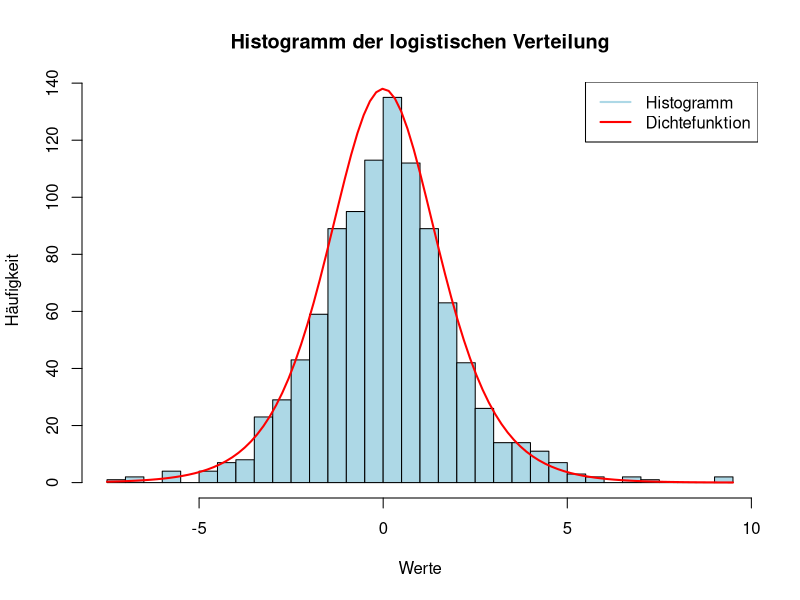
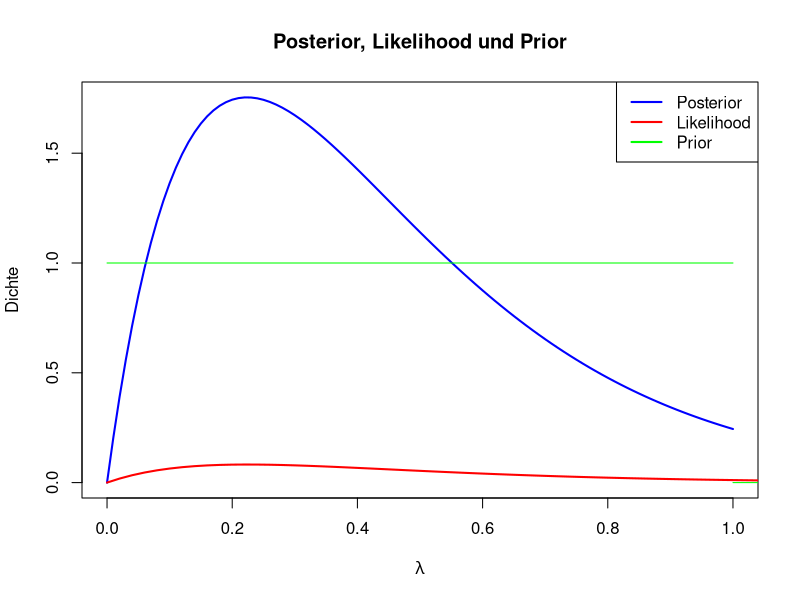
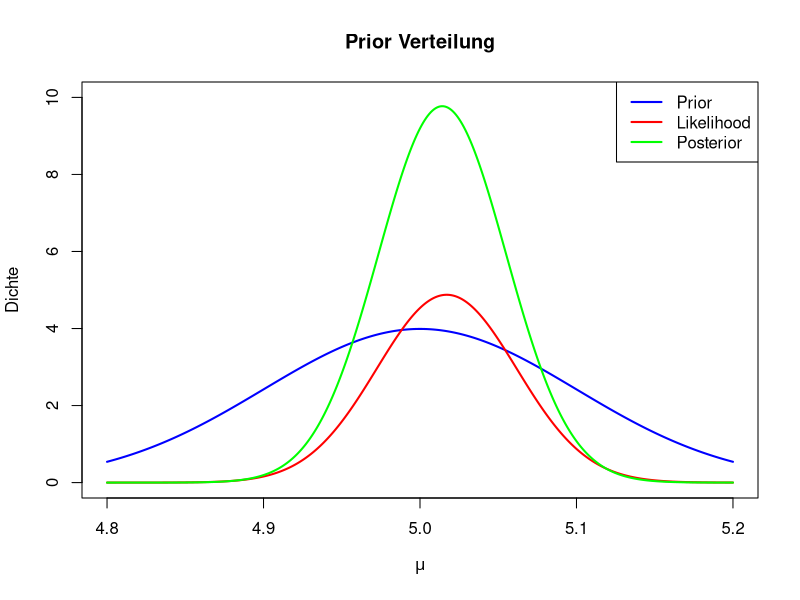
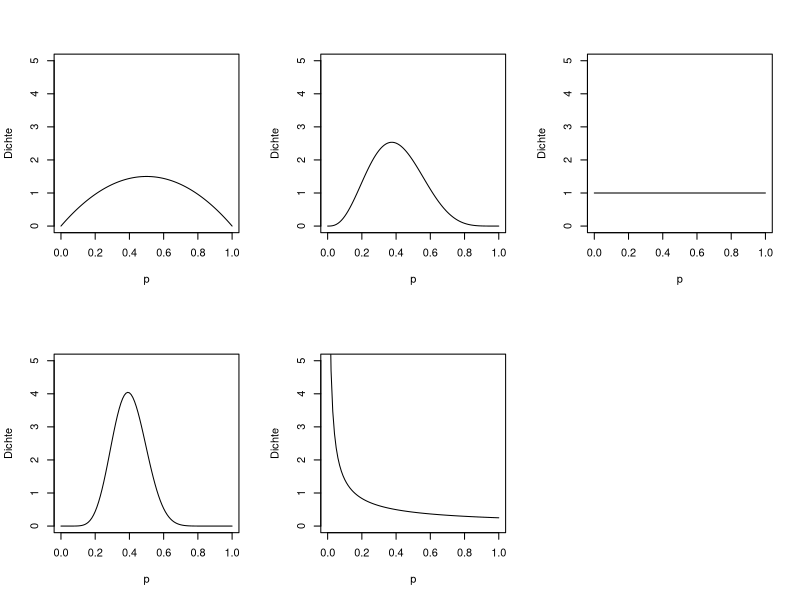
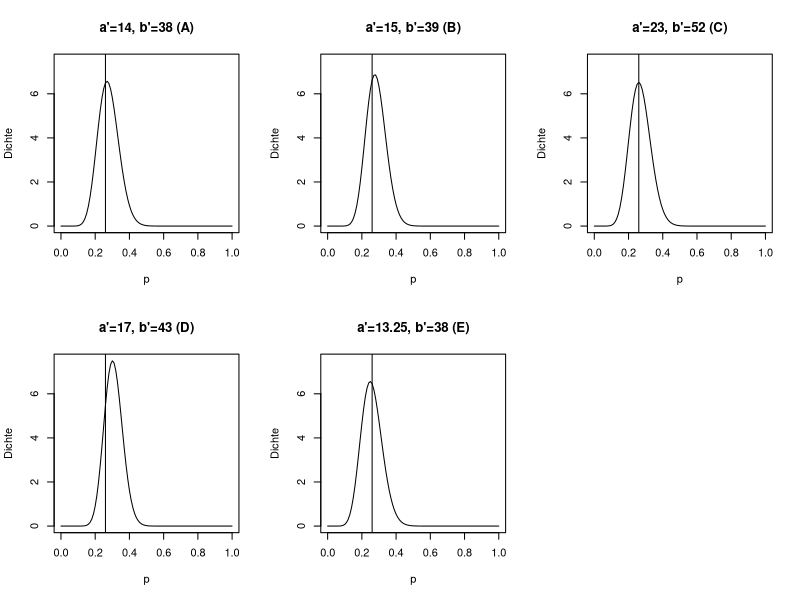

The R script that drew these images, in order:
# install.packages("fitdistrplus")
library(fitdistrplus)


# Aufgabe 1

# a)

n <- 1000
m <- 0
s <- 1

data <- rlogis(n, m, s)

# lineplot
hist(data, breaks = 30, main = "Histogramm der logistischen Verteilung",
     xlab = "Werte", ylab = "Häufigkeit", col = "lightblue", border = "black")
curve(dlogis(x, m, s) * n * (max(data) - min(data)) / 30, add = TRUE, col = "red", lwd = 2)
legend("topright", legend = c("Histogramm", "Dichtefunktion"), col = c("lightblue", "red"), lwd = 2)

# b)

(var_calc <- (s^2 * pi^2) / 3)
(expected_value <- m)

# c)

# calculate m and s with optim
neg_log_likelihood <- function(params, data) {
  m <- params[1]
  s <- params[2]
  -sum(dlogis(data, m, s, log = TRUE))
}
initial_params <- c(0, 1)
fit <- optim(initial_params, neg_log_likelihood, data = data,
             method = "L-BFGS-B", lower = c(-Inf, 0.0001))
fitted_m <- fit$par[1]
fitted_s <- fit$par[2]
fitted_m
fitted_s


# Aufgabe 2
# a)
likelihood <- function(lambda) {
  return (lambda * exp(-lambda * 4.47))
}

nenner <- integrate(likelihood, lower = 0, upper = 1)$value

# b)

posterior <- function(lambda) {
  return (likelihood(lambda) / nenner)
}


# if 0 < x < 1 return 1 else return 0
g <- function(x) {
  if (x < 0 || x > 1) {
    return (0)
  } else {
    return (1)
  }
}

# Plot lines of posterior, g and likelihood

xvals <- seq(0,2,0.005)

curve(posterior, from = 0, to = 1, col = "blue", lwd = 2,
      ylab = "Dichte", xlab = expression(lambda),
      main = "Posterior, Likelihood und Prior")
curve(likelihood, from = 0, to = 2, col = "red", lwd = 2, add = TRUE)
lines(c(1,2), c(0,0), col='green')
lines(c(0,1), c(1,1), col='green')
legend("topright", legend = c("Posterior", "Likelihood", "Prior"),
       col = c("blue", "red", "green"), lwd = 2)


# Aufgabe 4
# a)

x1 <- c(5.08774228592843, 4.68263159130066, 5.10245924334245, 4.97815588066122,
        4.91573144670804, 4.94022379251288, 4.67149365210807, 5.08403749479561,
        5.15667283221903, 5.12188176748088)

x2 <- c(5.25241969628093, 5.42904043376296, 5.18137613561775, 5.08732299979658,
      4.87818940768848, 4.97768870963484, 4.92892245991247, 5.34359733511405,
      4.67414779074627, 4.8478412685637)

# x <- x1
x <- c(x1, x2)

n <- length(x)
mu0 <- 5
sigma0 <- 0.1

# A-Priori Verteilung

xachse <- seq(4.8, 5.2, 0.001)
plot(xachse, dnorm(xachse, mean = mu0, sd = sigma0), type = "l",
     main = "Prior Verteilung", xlab = expression(mu), ylab = "Dichte",
     col = "blue", lwd = 2, ylim = c(0, 10))

# Likelihood

xquer <- mean(x)
sigma <- 0.2

likelihood <- function(mu) {
  return (prod(dnorm(x, mean = mu, sd = sigma)))
}

# Eine Möglichkeit der Berechung

L <- Vectorize(FUN = likelihood, vectorize.args = "mu")

# Die Likelihood ist auf einer anderen Skala als die beiden
# Dichten, wir teilen willkürlich durch 6, damit sie gut in
# den Plot passt

lines(xachse, L(xachse) / 6, col = "red", lwd = 2)

# Posterior: Daten und Vorwissen

mu1 <- ((n / sigma ^ 2) * xquer + (1 / sigma0 ^ 2) * mu0) / (n / sigma ^ 2 + 1 / sigma0 ^ 2)
sigma1 <- sqrt(1 / (n / sigma ^ 2 + 1 / sigma0 ^ 2))

lines(xachse, dnorm(xachse, mean = mu1, sd = sigma1), col = "green", lwd = 2)
legend("topright", legend = c("Prior", "Likelihood", "Posterior"),
       col = c("blue", "red", "green"), lwd = 2)

# calculate max of posterior and mean of data
max_posterior <- mu1
max_posterior
mean_data <- mean(x)
mean_data


# Aufgabe 5
# a)

par(mfrow = c(2, 3))
p <- seq(0, 1, 0.01)

plot(p, dbeta(p, shape1 = 2, shape2 = 2), ylim = c(0, 5), type = "l", ylab = "Dichte")
plot(p, dbeta(p, shape1 = 4, shape2 = 6), ylim = c(0, 5), type = "l", ylab = "Dichte")
plot(p, dbeta(p, shape1 = 1, shape2 = 1), ylim = c(0,5), type = "l", ylab = "Dichte")
plot(p, dbeta(p, shape1 = 10, shape2 = 15), ylim = c(0, 5), type = "l", ylab = "Dichte")
plot(p, dbeta(p, shape1 = 1/4, shape2 = 1), ylim = c(0, 5), type = "l", ylab = "Dichte")

# b) Posterior Distribution

par(mfrow = c(2, 3))
p <- seq(0, 1, 0.01)
k <- 13
n <- 50

plot(p, dbeta(p, shape1 = 2 + k, shape2 = 2 + n - k), ylim = c(0, 7.5), type = "l", ylab = "Dichte", main = "a'=14, b'=38 (A)")
abline(v = k / n)
plot(p, dbeta(p, shape1 = 4 + k, shape2 = 6 + n - k), ylim = c(0, 7.5), type = "l", ylab = "Dichte", main = "a'=15, b'=39 (B)")
abline(v = k / n)
plot(p, dbeta(p, shape1 = 1 + k, shape2 = 1 + n - k), ylim = c(0, 7.5), type = "l", ylab = "Dichte", main = "a'=23, b'=52 (C)")
abline(v = k / n)
plot(p, dbeta(p, shape1 = 10 + k, shape2 = 15 + n - k), ylim = c(0, 7.5), type = "l", ylab = "Dichte", main = "a'=17, b'=43 (D)")
abline(v = k / n)
plot(p, dbeta(p, shape1 = 1 / 4 + k, shape2 = 1 + n - k), ylim = c(0, 7.5), type = "l", ylab = "Dichte", main = "a'=13.25, b'=38 (E)")
abline(v = k / n)
